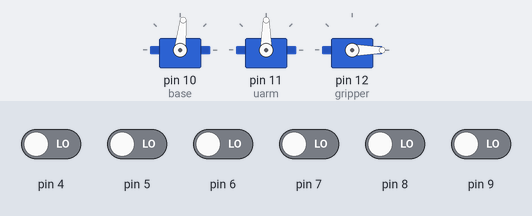
Bench run of a sketch on a simulated Arduino Uno, built with avr-gcc and run on an emulated ATmega328P. Shown: 3 × servo. The test bench sets the inputs (shaded band); at power-on: pin 4–9 LOW. What the sketch prints to the serial monitor is not drawn.

Above: at 1.2 s.
1.3 s: pin 4 driven HIGH
At 3.2 s:
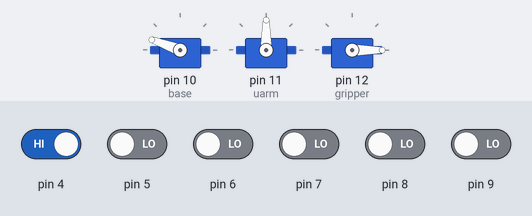
3.5 s: pin 8 driven HIGH
At 5.7 s:
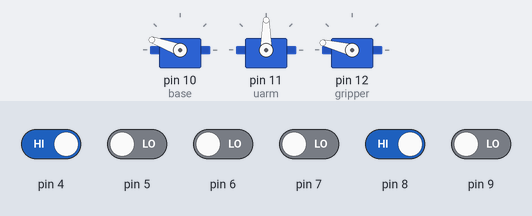
6.5 s: pin 6 driven HIGH
At 7.7 s:
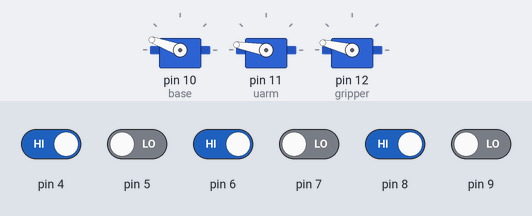
8.8 s: pin 5 driven HIGH
At 10.0 s:
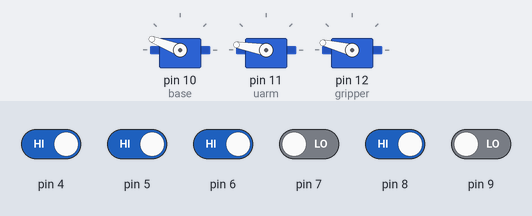
10.3 s: pin 4 driven LOW
At 12.7 s:
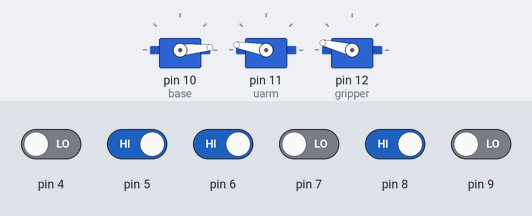
13.3 s: pin 7 driven HIGH
At 14.6 s:
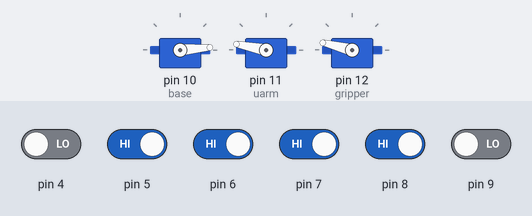
Timing chart, 0 to 16.3 s (numbered marks = the images above; inputs shaded):
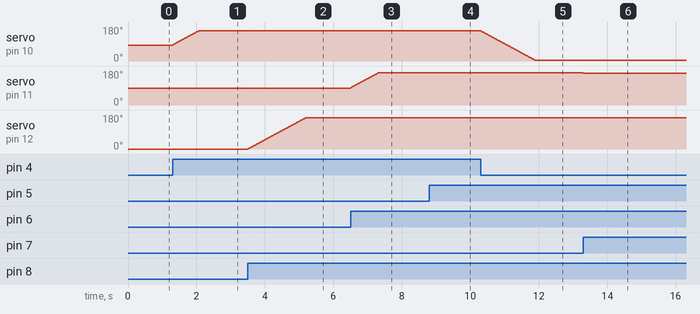

Measured:
- after the input at 1.3 s, servo on pin 10 (base): moves from 84° to 160° over 0.76 s, starting at once
- after the input at 3.5 s, servo on pin 12 (gripper): moves from 0° to 166° over 1.7 s, starting at once
- after the input at 6.5 s, servo on pin 11 (uarm): moves from 90° to 170° over 0.80 s, starting at once
- after the input at 8.8 s, servo on pin 10 (base): 160° → 159° at once
- after the input at 10.3 s, servo on pin 10 (base): moves from 159° to 5° over 1.6 s, starting at once
- after the input at 13.3 s, servo on pin 11 (uarm): 170° → 169° at once

The sketch:

full_arm.ino
```cpp
#include <Servo.h>

Servo base;
Servo uarm;
Servo gripper;

int pos = 85;
int pos2 = 91;
int pos3 = 0;

int baseR = 0;
int baseL = 0;
int uarmR = 0;
int uarmL = 0;
int gripperO = 0;
int gripperC = 0;

void setup() {

  base.attach(10);
  uarm.attach(11);
  gripper.attach(12);

  Serial.begin(9600);

  pinMode(4, INPUT);
  pinMode(5, INPUT);
  pinMode(6, INPUT);
  pinMode(7, INPUT);
  pinMode(8, INPUT);
  pinMode(9, INPUT);

  base.write(84);
  uarm.write(90);
  gripper.write(0);

}

void loop() {
  baseR = digitalRead(4);
  baseL = digitalRead(5);
  uarmR = digitalRead(6);
  uarmL = digitalRead(7);
  gripperO = digitalRead(8);
  gripperC = digitalRead(9);


  if ((baseR == HIGH) && (pos < 160))
  {
    pos += 1;
    Serial.println(pos);
    base.write(pos);
    delay(10);
  }

  if ((baseL == HIGH) && (pos > 5))
  {
    pos -= 1;
    Serial.println(pos);
    base.write(pos);
    delay(10);
  }

  if ((uarmR == HIGH) && (pos2 < 170)) {
    pos2 += 1;
    Serial.println(pos2);
    uarm.write(pos2);
    delay(10);
  }

  if ((uarmL == HIGH) && (pos2 > 5)) {
    pos2 -= 1;
    Serial.println(pos2);
    uarm.write(pos2);
    delay(10);
  }

  if ((gripperO == HIGH) && (pos3 <= 165)) {
    pos3 += 1;
    Serial.println(pos3);
    gripper.write(pos3);
    delay(10);
  }

  if ((gripperC == HIGH) & (pos3 > 0)) {
    pos3 -= 1;
    Serial.println(pos3);
    gripper.write(pos3);
    delay(10);
  }

}
```
